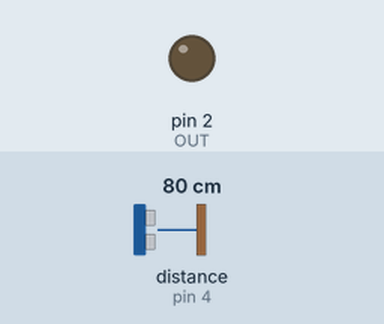
Bench run of a sketch on a simulated Arduino Uno, built with avr-gcc and run on an emulated ATmega328P. Parts: output pins drawn as LEDs (lit = HIGH). Dashed ring = blinking. Inputs (shaded band) come from the test bench; at power-on: distance to the obstacle (sensor on pin 4) 80 cm. The echo pulse lasts 58.3 µs per cm.

Above: at 1.3 s.
1.4 s: distance to the obstacle (sensor on pin 4) set to 51 cm
2.9 s: distance to the obstacle (sensor on pin 4) set to 46 cm
At 3.08 s:
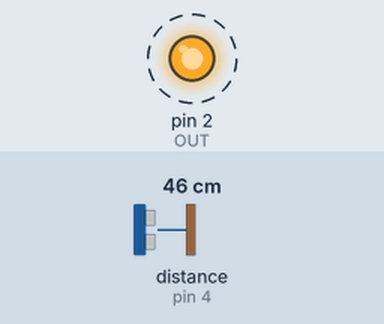
5.9 s: distance to the obstacle (sensor on pin 4) set to 4 cm
8.9 s: distance to the obstacle (sensor on pin 4) set to 2 cm
At 9.5 s:
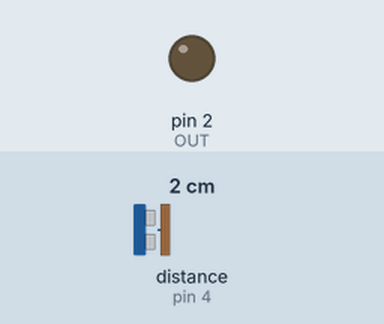
10.4 s: distance to the obstacle (sensor on pin 4) set to 9 cm
At 11.0 s:
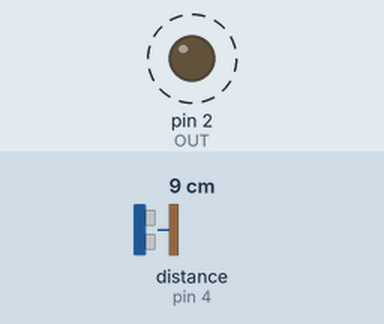
Timing chart, 0 to 14.4 s (numbered marks = the images above; inputs shaded):
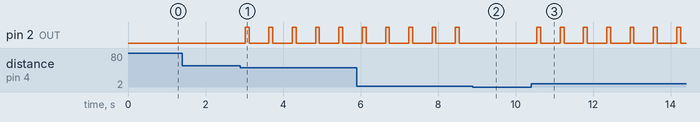

The sketch:

Sensor_US.ino
```cpp
#include <NewPing.h>
#define OUT 2
#define TRIGGER_PIN 3
#define ECHO_PIN 4
#define RX 0
#define MAX_DISTANCE 200
NewPing sonar(TRIGGER_PIN, ECHO_PIN, MAX_DISTANCE);
float distance;
void setup() {
  //pingTimer = millis();
  pinMode(OUT, OUTPUT);
  digitalWrite(OUT, LOW);
}
void loop() {
  distance = sonar.ping_cm();
  if (distance >= 50 || distance <= 2)
  {
  }
  else
  {
    digitalWrite(OUT, HIGH);
    delay(100);
    digitalWrite(OUT, LOW);
  }
  delay(500);
}
```

Measured:
- the behaviour switches between 49 and 48 cm on distance to the obstacle (sensor on pin 4) (found by bisection; images 0 and 1)
- the behaviour switches between 3 and 2 cm on distance to the obstacle (sensor on pin 4) (found by bisection; images 1 and 2)
- after the input at 1.4 s, every drawn part: stays the same
- after the input at 2.9 s, pin 2 (OUT): alternates HIGH for 0.10 s and LOW for 0.50 s, starting after 0.13 s
- after the input at 8.9 s, pin 2 (OUT): stops changing and stays LOW
- after the input at 10.4 s, pin 2 (OUT): alternates HIGH for 0.10 s and LOW for 0.50 s, starting after 0.15 s
